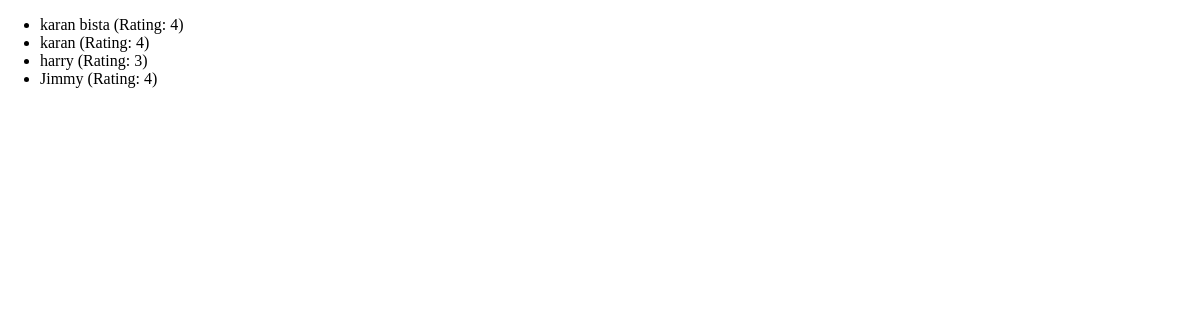
The app's page /reviews, older data.
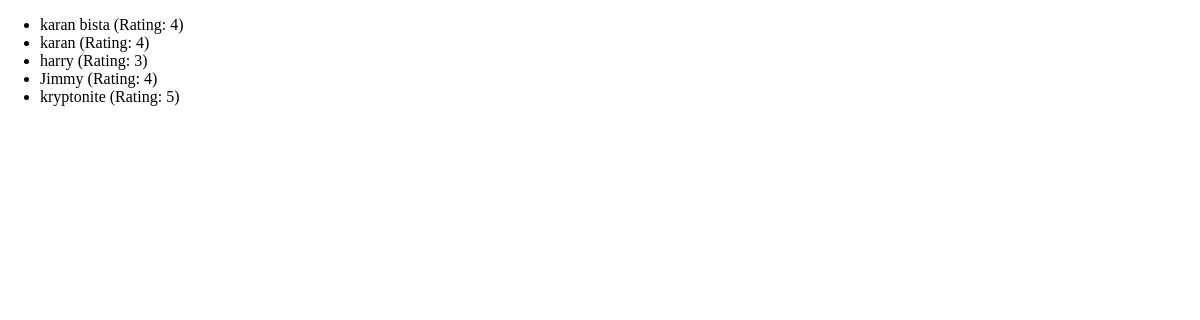
The same page, newer data.
### reviews/models.py (models this page shows)
class Review(models.Model):
    user_name = models.CharField(max_length=100)
    review_text = models.TextField()
    rating = models.IntegerField()

### reviews/views.py (the view)
# urls.py: path("reviews", views.ReviewListView.as_view()),
class ReviewListView(ListView):
    template_name = "reviews/reviews_list.html"
    model = Review           #refers to the model class
    context_object_name = "reviews"        #sets the context name for use in templates

### reviews/templates/reviews/reviews_list.html (shortened to what this page needs)
{% extends "reviews/base.html" %}
{% block content %}
    <ul>
        {% for review in reviews %}
        <li>
            {{review.user_name}} (Rating: {{review.rating}})
        </li>
        {% endfor %}
    </ul>
{% endblock %}

### reviews/templates/reviews/base.html (shortened to what this page needs)
{% load static %}
<!DOCTYPE html>
<html lang="en">
<head>
    <link rel="stylesheet" href="{% static "reviews/styles.css" %}">
</head>
<body>
    {% block content %}
    {% endblock %}
</body>
</html>

### reviews/static/reviews/styles.css (style rules this page uses)
body { font: sans-serif; margin: 0; }

Row changes from the older to the newer data that the page shows:
added Review: user_name "kryptonite", rating "5"
